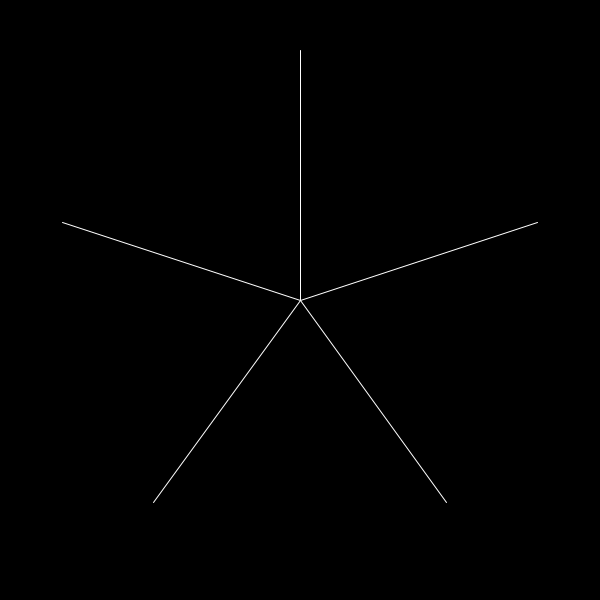
Frame 1 (no input)
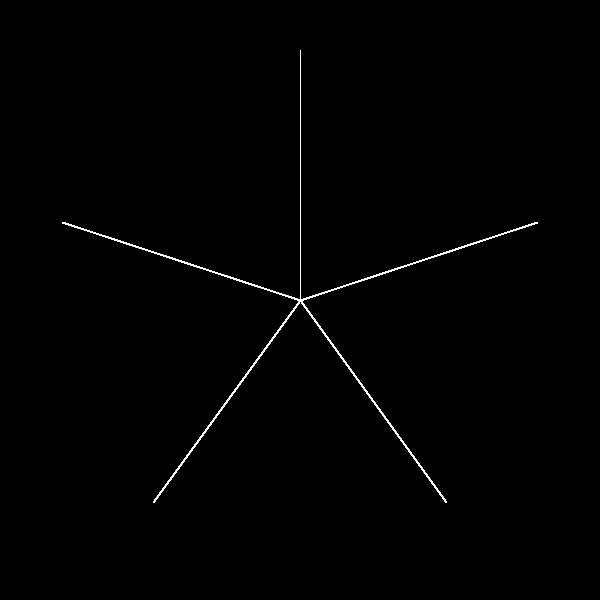
Frame 60 (the mouse pressed at the canvas centre just before this capture)
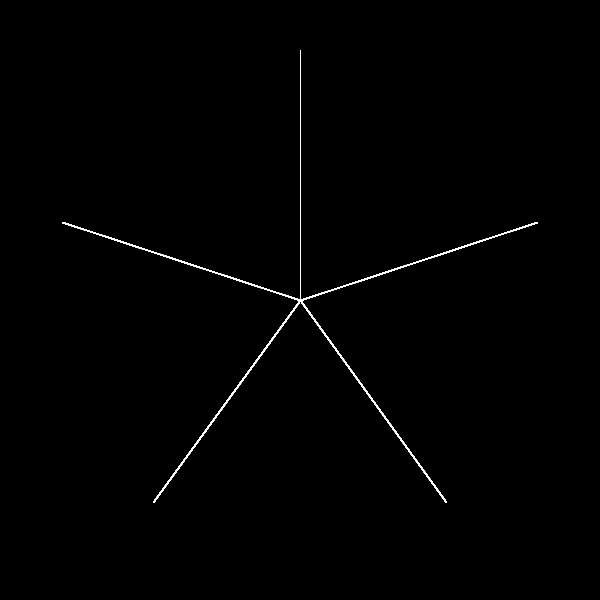
Frame 120 (the mouse held since frame 60 and released just before this capture)

The Processing sketch that drew these frames (run headless with seeded random() and noise(); from frame 60 on, the mouse is pressed at the canvas centre):

// Processing sketch: processing_65881
// ── processing_65881.pde


//Pentagonal Fractal 


int n = 1; 
void setup(){
    size(600, 600);
    background(0);
    stroke(255);
    //smooth();
    //noLoop();
}

void penfract(float x, float y, float l, int level){
    line(x, y, x, y - l); 
    line(x, y, x + l * cos(PI/10), y - l * sin(PI/10)); 
    line(x, y, x + l * cos(3*PI/10), y + l * sin(3*PI/10)); 
    line(x, y, x - l * cos(3*PI/10), y + l * sin(3*PI/10)); 
    line(x, y, x - l * cos(PI/10), y - l * sin(PI/10)); 
    
    if (level>1){
    
    level= level-1;
    l*=.5; 
    penfract(x, y - l, l,  level); 
    penfract(x + l * cos(PI/10), y - l * sin(PI/10), l, level); 
    penfract(x + l * cos(3*PI/10), y + l *sin(3*PI/10), l, level); 
    penfract( x - l * cos(3*PI/10), y + l*sin(3*PI/10), l, level); 
    penfract(x - l * cos(PI/10), y - l * sin(PI/10), l, level); 
    
     
    }
   
     
     
 
 
    
    }
     
void draw(){
    
    penfract(width/2, height/2, 250, n);
    
     
     
    }
void mouseClicked(){
  n++; 
}
